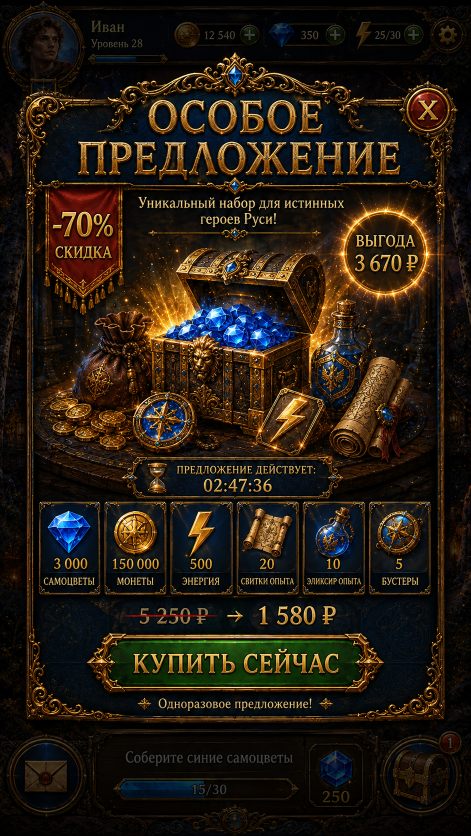
#> input picture ProjectDocs/AI/SpecialOfferReferenceRebuild/R1/Sources/OriginalReference.png, 941 x 1672 px (shown at 1/2 size)
$ python PrepareAssets.py
#> lines starting #> are read from the running program, lines starting #| are printed output that depends on the picture
from pathlib import Path
from PIL import Image,ImageDraw,ImageFilter
import numpy as np,cv2,json,hashlib
b=Path(__file__).resolve().parent;out=Path('Assets/LegendsOfRus/Resources/ProductionUI/SpecialOfferAligned');src=Image.open(b/'OriginalReference.png').convert('RGBA');audit={}
def save(n,im,note):
 p=out/(n+'.png');im.save(p);audit[n]={'sha256':hashlib.sha256(p.read_bytes()).hexdigest(),'size':im.size,'method':note}
original=src.crop((32,104,917,1449));panel=Image.open('Assets/LegendsOfRus/Resources/ProductionUI/TutorialAligned/panel.png').convert('RGBA');alpha=panel.getchannel('A')
#> after `original = src.crop((32, 104, 917, 1449))`:
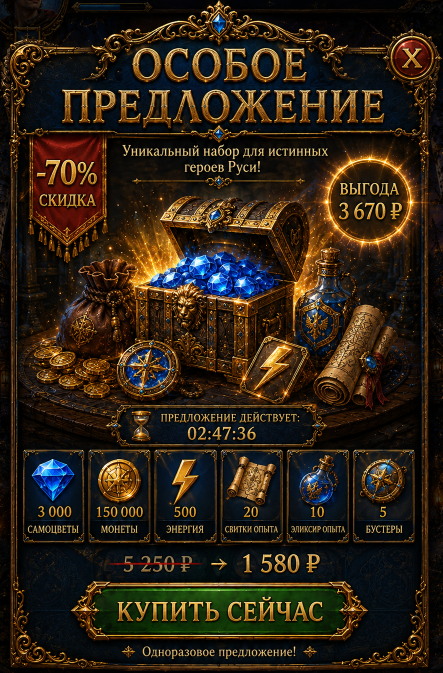
#> original: PIL image 885x1345 RGBA (shown at 1/2 size); mean R, G, B, A 45.7, 34.2, 20.5, 255
#> (the run stopped early here; a loop or call above may not have finished)

$ run again, with ProjectDocs/AI/BoosterSelectionStyleAlignment/R1/Sources/panel_source.png copied over ProjectDocs/AI/SpecialOfferReferenceRebuild/R1/Sources/OriginalReference.png
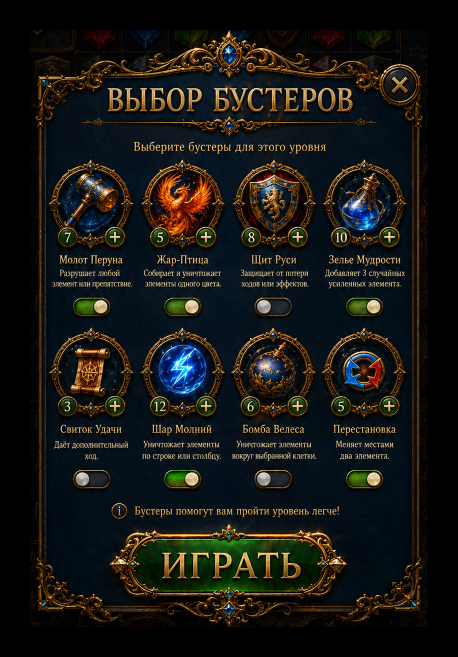
#> input picture ProjectDocs/AI/BoosterSelectionStyleAlignment/R1/Sources/panel_source.png, 915 x 1314 px (shown at 1/2 size)
#> `original = src.crop((32, 104, 917, 1449))`:
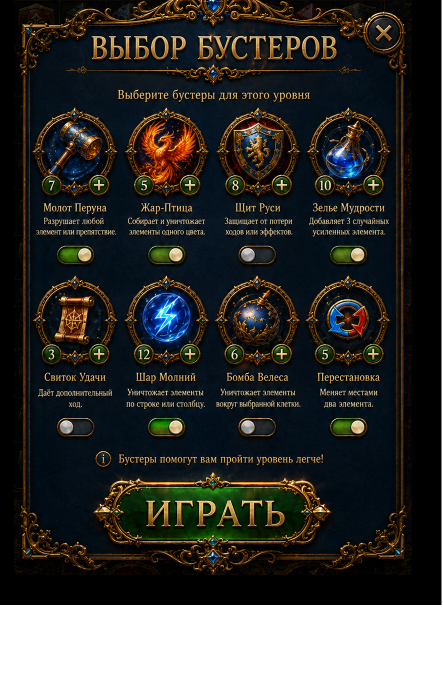
#> original: PIL image 885x1345 RGBA (shown at 1/2 size); mean R, G, B, A 23.6, 23.6, 19.6, 228.9; transparent parts drawn white
